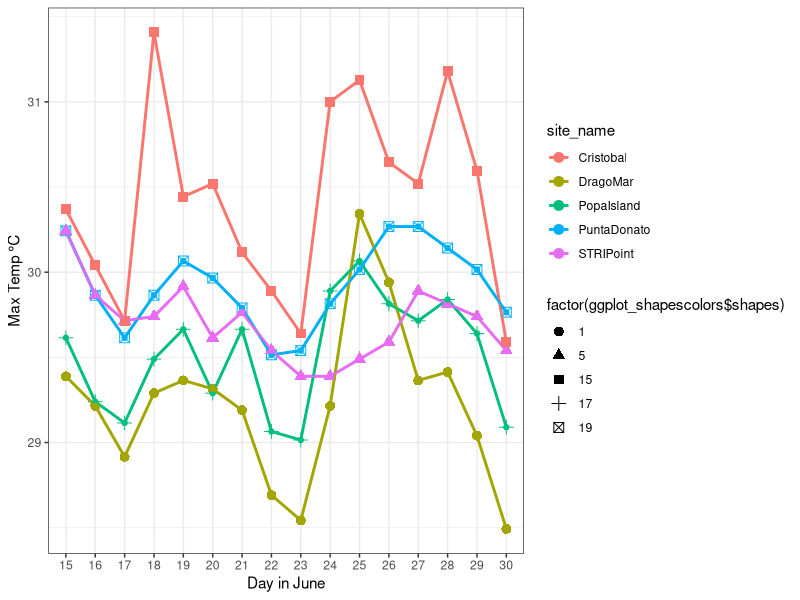
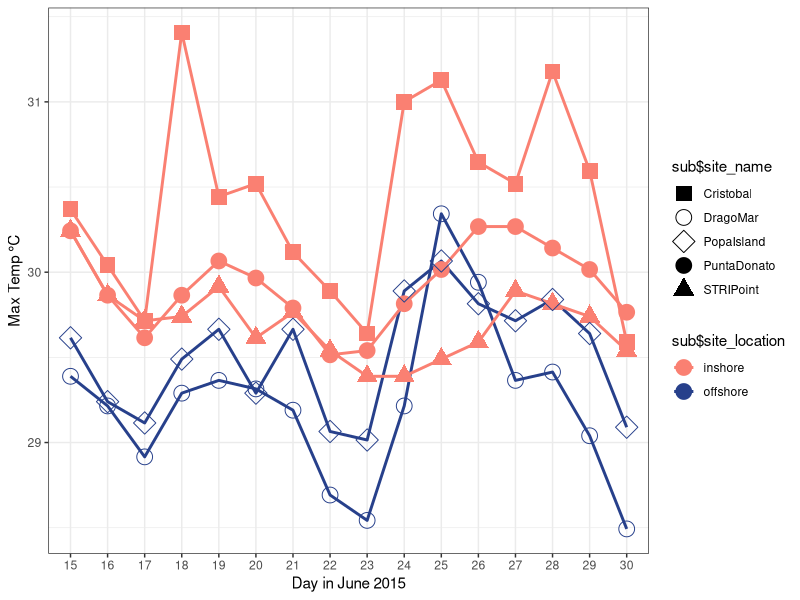

Source code (R) for these figures, in order:
setwd("~/Desktop/andreas18ssequencing/")

# Load libraries
library(tidyverse)
library(stringr)

# Load data
temp_data <- read.csv("minmeanmax_tempdata.csv")

# Reformate date
temp_data <- temp_data %>% separate(date, c("month", "day", "year"), "/")

head(temp_data)
summary(temp_data)

# Reformate site_location
temp_data$site_location <- as.factor(ifelse(temp_data$site_location=="IR", "inshore", "offshore"))

# Add site names
temp_data <- temp_data %>% mutate(site_name = ifelse(site_number=="IR1", "PuntaDonato", ifelse(site_number == "IR2", "STRIPoint", ifelse(site_number== "IR3", "Cristobal", ifelse(site_number=="OR3", "PopaIsland", "DragoMar")))))

temp_data$site_name <- as.factor(temp_data$site_name)

summary(temp_data)
  
# Subset data for just June 2015
sub <- temp_data %>% filter(month=="6" & year=="15")

# Making colors and shapes
summary(sub)
ggplot_shapescolors <- sub %>% mutate(colors = ifelse(site_location=="inshore", "inshore", "offshore"), shapes = ifelse(site_name=="Cristobal", 15, ifelse(site_name=="DragoMar", 1, ifelse(site_name=="PopaIsland", 17, ifelse(site_name=="PuntaDonato", 19, 5))))) %>% select(colors, shapes)

str(ggplot_shapescolors$shapes)


# Plot temp over time - different color for each site
ggplot(sub, aes(x = day, y = Max, group = site_name, color = site_name)) +
  geom_line(size=1) +
  geom_point(aes(shape=factor(ggplot_shapescolors$shapes)), size = 3) +
  labs(x = "Day in June", y = "Max Temp °C")+
  geom_line()+
  geom_point()+
  theme_bw()

# Plot temp over time - color by inshore/offshore, symbol by site
ggplot(sub, aes(x = day, y = Max, group = site_name, color = sub$site_location, shape = sub$site_name)) +
  geom_line(size=1) +
  labs(x = "Day in June 2015", y = "Max Temp °C") +
  scale_color_manual(values=c("salmon", "royalblue4")) +
  geom_point(size = 5) +
  scale_shape_manual(values=c(15,1,5,19,17))+
  theme_bw()
